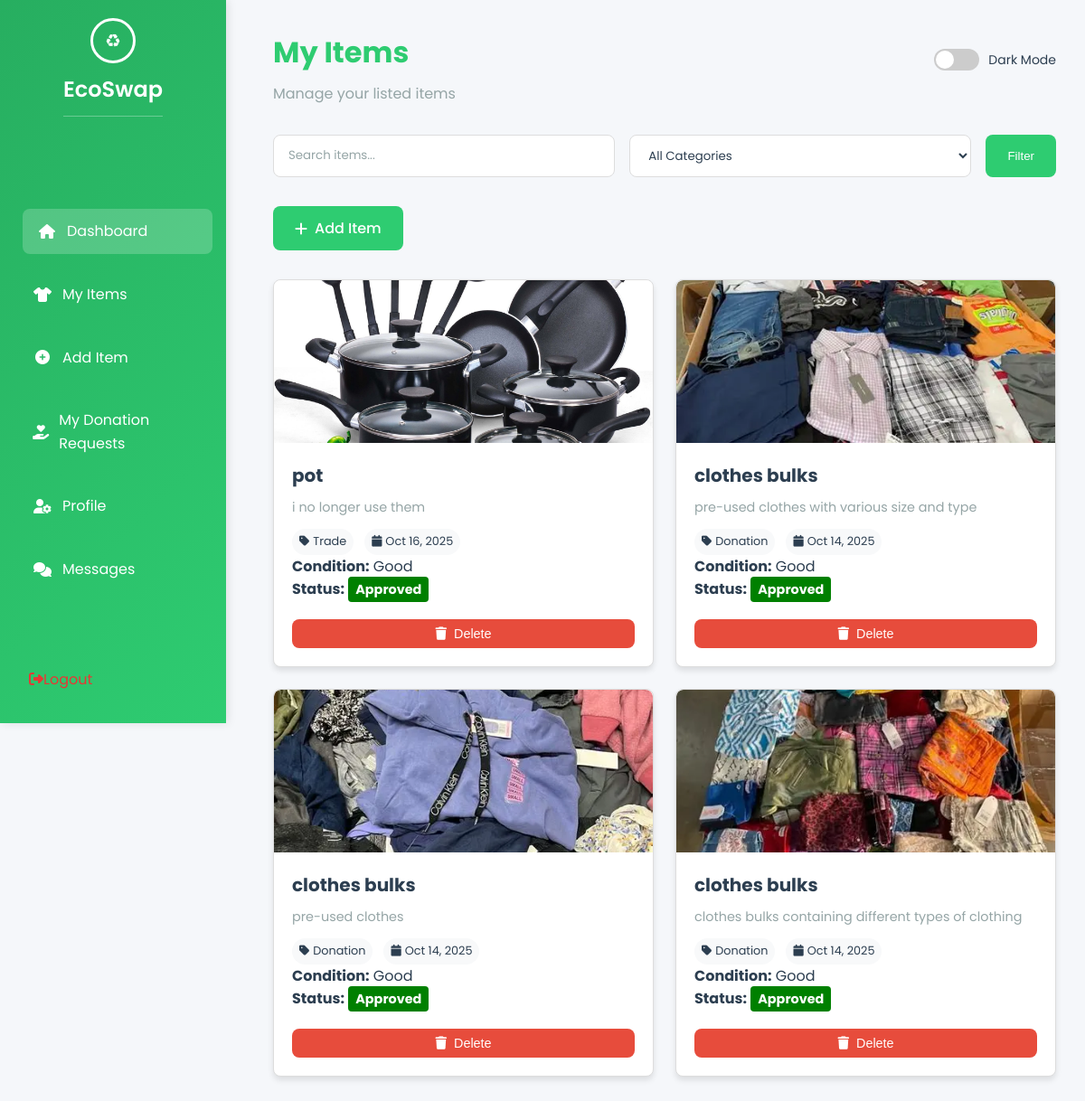
/my_items/ (signed in), run on the app's committed database.
### Ecoswap/models.py (models this page shows, shortened)
class Item(models.Model):
    TRADE = 'trade'
    DONATE = 'donate'
    CATEGORY_CHOICES = [
        (DONATE, 'Donation'),
        (TRADE, 'Trade'),
    ]
    STATUS_CHOICES = [
        ('pending', 'Pending'),
        ('approved', 'Approved'),
    ]
    name = models.CharField(max_length=100)
    description = models.TextField()
    category = models.CharField(max_length=10, choices=CATEGORY_CHOICES)
    owner = models.ForeignKey(settings.AUTH_USER_MODEL, on_delete=models.CASCADE)
    image = models.ImageField(upload_to='items_images/', blank=True, null=True, default='images/default-image.png')
    created_at = models.DateTimeField(auto_now_add=True)
    approved = models.BooleanField(default=False)
    condition = models.CharField(max_length=50, default='Good')  # e.g., New, Good, Fair, Poor
    status = models.CharField(max_length=50, default='Available')  # e.g., Available, Not Available
    item_status = models.CharField(max_length=10, choices=STATUS_CHOICES, default='pending')
    created_at = models.DateTimeField(auto_now_add=True)

### Ecoswap/views.py (the view)
# urls.py: path('my_items/', views.my_items, name='my_items'),
def my_items(request):
    items = Item.objects.filter(owner=request.user).order_by('-created_at')
    return render(request, 'user/my_items.html', {'items': items})

### Ecoswap/templates/user/my_items.html (shortened to what this page needs)
<!DOCTYPE html>
<html lang="en">
<head>
    <link href="https://cdnjs.cloudflare.com/ajax/libs/font-awesome/6.5.0/css/all.min.css" rel="stylesheet">
</head>
<body>
<div class="sidebar" style="display: flex; flex-direction: column; justify-content: flex-start; gap: 32px;">
     <div class="logo">
          <div class="recycling-logo"><div class="recycling-arrow"></div></div>
          <h2>EcoSwap</h2>
        </div>
        <div class="nav-links">
          <a href="{% url 'user_dashboard' %}" class="active"
            ><i class="fas fa-home"></i> Dashboard</a
          >
          <a href="{% url 'my_items' %}"
            ><i class="fas fa-tshirt"></i> My Items</a
          >
          <a href="{% url 'user_add_item' %}"
            ><i class="fas fa-plus-circle"></i> Add Item</a
          >
          <a href="{% url 'my_donations' %}"
            ><i class="fas fa-hand-holding-heart"></i> My Donation Requests</a>
          <a href="{% url 'user_profile' %}"
            ><i class="fas fa-user-cog"></i> Profile</a
          >
          <a href="{% url 'chat_user' %}">
            <i class="fas fa-comments"></i> Messages
          </a>
        </div>
      <a href="{% url 'login' %}" class="logout-btn"
        ><i class="fas fa-sign-out-alt"></i> Logout</a
      >
    </div>
    <div class="container">
        <header>
            <div class="header-title">
                <h1>My Items</h1>
                <p>Manage your listed items</p>
            </div>
            <div class="theme-toggle" id="themeToggle">
                <div class="toggle-switch" id="toggleSwitch"></div>
                <span class="toggle-label">Dark Mode</span>
            </div>
        </header>
        <form method="GET" class="search-filter">
            <input type="text" name="q" class="search-box" placeholder="Search items..." value="{{ request.GET.q }}">
            <select name="category" class="filter-select">
                <option value="">All Categories</option>
            </select>
            <button type="submit" class="btn btn-primary">Filter</button>
        </form>
        <div class="add-item-btn">
            <a href="{% url 'user_add_item' %}" class="btn btn-primary">
                <i class="fas fa-plus"></i> Add Item
            </a>
        </div>
        <div class="item-list">
            {% if items %}
                {% for item in items %}
                    <div class="item-card">
                        <div class="item-image">
                            <img src="{{ item.image.url }}" alt="{{ item.name }}">
                        </div>
                        <div class="item-details">
                            <h3>{{ item.name }}</h3>
                            <p class="item-description">{{ item.description }}</p>
                            <div class="item-meta">
                                <span class="item-category">
                                    <i class="fas fa-tag"></i> {{ item.get_category_display }}
                                </span>
                                <span class="item-date">
                                    <i class="fas fa-calendar"></i> {{ item.created_at|date:"M d, Y" }}
                                </span>
                            </div>
                            <p><strong>Condition:</strong> {{ item.condition }}</p>
                            <p><strong>Status:</strong>
                                {% if item.approved %}
                              <span class="badge badge-success">Approved</span>
                                {% else %}
                              <span class="badge badge-warning">Pending Approval</span>
                                {% endif %}
                            </p>
                        </div>
                        <div class="item-actions">
                            <button class="btn btn-danger delete-btn" data-item-id="{{ item.id }}">
                                <i class="fas fa-trash"></i> Delete
                            </button>
                        </div>
                    </div>
                {% endfor %}
            {% endif %}
        </div>
    </div>
</body>
</html>

### data on the page
Item: image (picture), name "pot", description "i no longer use them", category "Trade", created_at "Oct 16, 2025", condition "Good", approved "Approved"
Item: image (picture), name "clothes bulks", description "pre-used clothes with various size and type", category "Donation", created_at "Oct 14, 2025", condition "Good", approved "Approved"
Item: image (picture), name "clothes bulks", description "pre-used clothes", category "Donation", created_at "Oct 14, 2025", condition "Good", approved "Approved"
Item: image (picture), name "clothes bulks", description "clothes bulks containing different types of clothing", category "Donation", created_at "Oct 14, 2025", condition "Good", approved "Approved"
